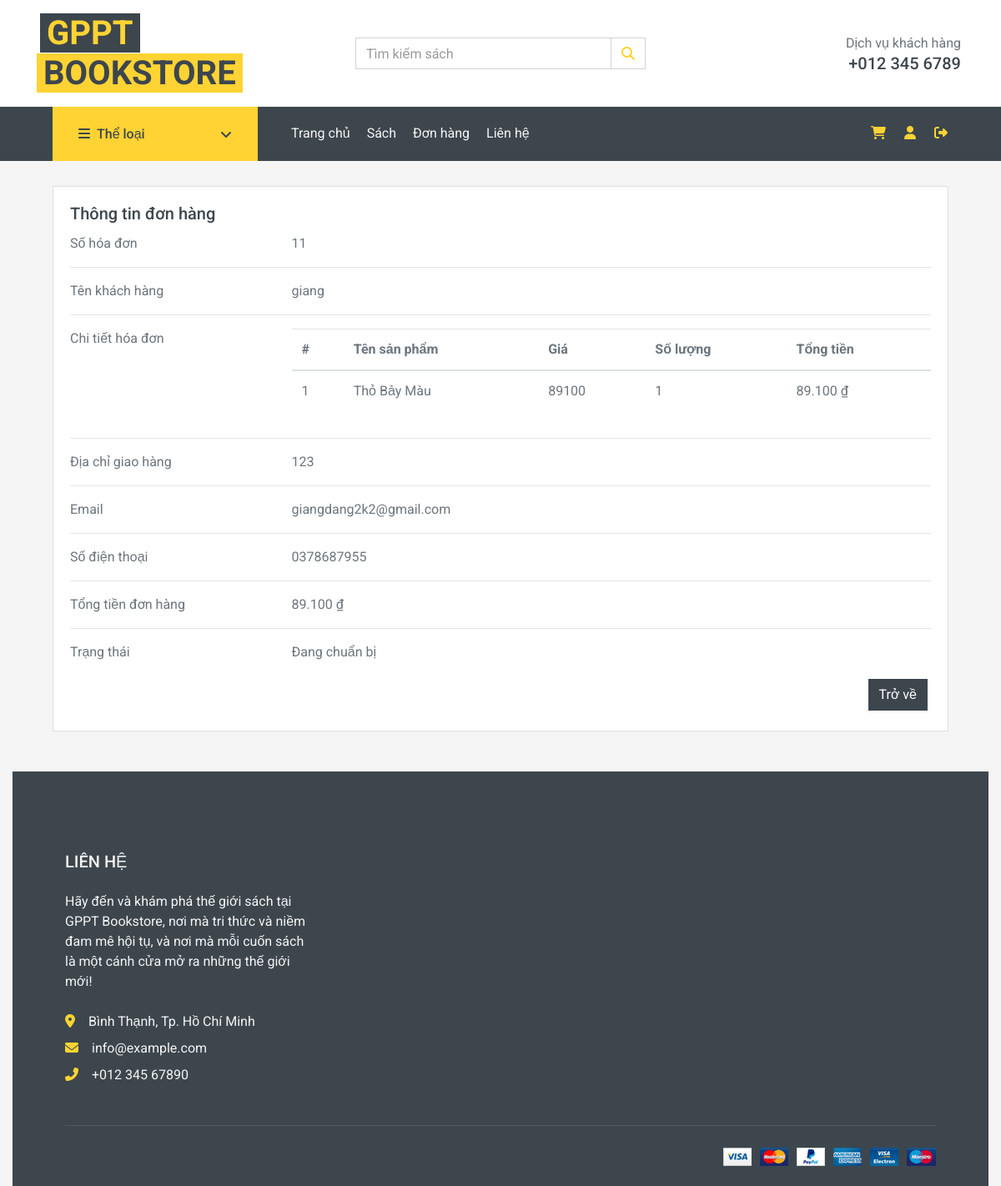
Screenshot of /checkout/detailorder/11 (signed in) with the database file from the repository.
### tables this page shows
CREATE TABLE `orders` (
  `id` int(11) NOT NULL,
  `customerName` varchar(50) NOT NULL,
  `email` varchar(150) NOT NULL,
  `phone` varchar(14) NOT NULL,
  `address` varchar(150) NOT NULL,
  `createDate` date NOT NULL,
  `total` float NOT NULL,
  `status` tinyint(1) NOT NULL,
  `id_user` int(11) NOT NULL
);

### app/controllers/CheckoutController.php (called while the page is built, shortened)
<?php
class CheckoutController
{
    private $ordersModel;
    public function __construct()
    {
        $this->db = (new Database())->getConnection();
        $this->ordersModel = new OrdersModel($this->db);
    }
    public function detailorder($id)
    {
        $orderProducts = $this->ordersModel->getProductsByOrders($id);
        $order = $this->ordersModel->getOdersById($id);
        include_once 'app/views/users/detailorder.php';
    }
}

### index.php (called while the page is built, shortened)
<?php
require_once 'config/database.php';
require_once 'app/models/OrdersModel.php';
$url = $_GET['url'] ?? '';
$url = rtrim($url, '/');
$url = filter_var($url, FILTER_SANITIZE_URL);
$url = explode('/', $url);
$action = isset($url[1]) && $url[1] != '' ? $url[1] : 'index';
$controller = new $controllerName();
call_user_func_array([$controller, $action], array_slice($url, 2));

### config/database.php (called while the page is built, shortened)
<?php
class Database {
    private $host = "localhost";
    private $db_name = "db_bookstore";
    private $username = "root";
    private $password = "";
    public function getConnection() {
        $this->conn = null;
        try {
            $this->conn = new PDO("mysql:host=" . $this->host . ";dbname=" . $this->db_name, $this->username, $this->password);
            $this->conn->exec("set names utf8");
        } catch(PDOException $exception) {
            echo "Connection error: " . $exception->getMessage();
        }
        return $this->conn;
    }
}

### app/models/OrdersModel.php (called while the page is built, shortened)
<?php
class OrdersModel
{
    private $conn;
    private $table_name = "orders";
    public function __construct($db)
    {
        $this->conn = $db;
    }
    public function getOdersById($id)
    {
        $query = "SELECT * FROM " . $this->table_name . " WHERE id = :id";
        $stmt = $this->conn->prepare($query);
        $stmt->bindParam(':id', $id, PDO::PARAM_INT);
        $stmt->execute();
        $results = $stmt->fetch(PDO::FETCH_ASSOC);
        return $results;
    }
    public function getProductsByOrders($id)
    {
        $query = "SELECT p.name, p.price, op.amount, (p.price * op.amount) AS total_price
        FROM orders o
        JOIN orderProduct op ON o.id = op.id_order
        JOIN products p ON p.id = op.id_product
        WHERE o.id = :id";
        $stmt = $this->conn->prepare($query);
        $stmt->bindParam(':id', $id, PDO::PARAM_INT);
        $stmt->execute();
        return $stmt;
    }
}

### app/views/users/detailorder.php (the view, shortened to what this page needs)
<!DOCTYPE html>
<html lang="en">
<head>
    <?php include_once("app/views/users/partical/head.php"); ?>
</head>
<body>
    <?php include_once("app/views/users/partical/header.php"); ?>
    <div class="container-fluid">
        <div class="row px-xl-5">
            <div class="col-lg d-flex align-items-strech">
                <div class="card w-100">
                    <div class="card-body">
                        <div class="d-sm-flex d-block align-items-center justify-content-between mb-9">
                            <div class="mb-3 mb-sm-0">
                                <h5 class="card-title fw-semibold">Thông tin đơn hàng</h5>
                            </div>
                        </div>
                        <div class="row">
                            <div class="col-sm-3">
                                <p class="mb-0">Số hóa đơn</p>
                            </div>
                            <div class="col-sm-9">
                                <p class="text-muted mb-0"><?php echo $order['id'] ?></p>
                            </div>
                        </div>
                        <hr>
                        <div class="row">
                            <div class="col-sm-3">
                                <p class="mb-0">Tên khách hàng</p>
                            </div>
                            <div class="col-sm-9">
                                <p class="text-muted mb-0"><?php echo $order['customerName'] ?></p>
                            </div>
                        </div>
                        <hr>
                        <div class="row">
                            <div class="col-sm-3">
                                <p class="mb-0">Chi tiết hóa đơn</p>
                            </div>
                            <div class="col-sm-9">
                                <div class="mb-3">
                                    <table class="table table-hover">
                                        <thead>
                                            <tr>
                                                <th scope="col">#</th>
                                                <th scope="col">Tên sản phẩm</th>
                                                <th scope="col">Giá</th>
                                                <th scope="col">Số lượng</th>
                                                <th scope="col">Tổng tiền</th>
                                            </tr>
                                        </thead>
                                        <tbody>
                                            <?php $counter = 1;
                                            while ($row = $orderProducts->fetch(PDO::FETCH_ASSOC)) : ?>
                                                <tr>
                                                    <td scope="row"><?php echo $counter; ?></td>
                                                    <td><?php echo $row['name'] ?></td>
                                                    <td><?php echo $row['price'] ?></td>
                                                    <td><?php echo $row['amount'] ?></td>
                                                    <td><?= number_format($row['total_price'], 0, ',', '.') . ' ₫'; ?></td>
                                                </tr>
                                        </tbody>
                                    <?php
                                                $counter++;
                                            endwhile; ?>
                                    </table>
                                </div>
                            </div>
                        </div>
                        <hr>
                        <div class="row">
                            <div class="col-sm-3">
                                <p class="mb-0">Địa chỉ giao hàng</p>
                            </div>
                            <div class="col-sm-9">
                                <p class="text-muted mb-0"><?php echo $order['address'] ?></p>
                            </div>
                        </div>
                        <hr>
                        <div class="row">
                            <div class="col-sm-3">
                                <p class="mb-0">Email</p>
                            </div>
                            <div class="col-sm-9">
                                <p class="text-muted mb-0"><?php echo $order['email'] ?></p>
                            </div>
                        </div>
                        <hr>
                        <div class="row">
                            <div class="col-sm-3">
                                <p class="mb-0">Số điện thoại</p>
                            </div>
                            <div class="col-sm-9">
                                <p class="text-muted mb-0"><?php echo $order['phone'] ?></p>
                            </div>
                        </div>
                        <hr>
                        <div class="row">
                            <div class="col-sm-3">
                                <p class="mb-0">Tổng tiền đơn hàng</p>
                            </div>
                            <div class="col-sm-9">
                                <p class="text-muted mb-0"><?= number_format($order['total'], 0, ',', '.') . ' ₫'; ?></p>
                            </div>
                        </div>
                        <hr>
                        <div class="row">
                            <div class="col-sm-3">
                                <p class="mb-0">Trạng thái</p>
                            </div>
                            <div class="col-sm-9">
                                <div class="mb-3">
                                    <p class="text-muted mb-0"> <?php
                                                                $statusMapping = [
                                                                    1 => 'Đang chuẩn bị',
                                                                    2 => 'Đang giao',
                                                                    3 => 'Đã hoàn thành',
                                                                ];
                                                                $status = $order['status'];
                                                                echo isset($statusMapping[$status]) ? $statusMapping[$status] : 'Trạng thái không xác định';
                                                                ?></p>
                                </div>
                            </div>
                        </div>
                        <div class="d-flex justify-content-end">
                            <a href="/phpbanhang/checkout/listorders" class="btn btn-dark m-1">Trở về</a>
                        </div>
                    </div>
                </div>
            </div>
        </div>
        <?php include_once("app/views/users/partical/footer.php"); ?>
</body>
</html>

### rows the page displays
orders: id "11", customerName "giang", address "123", email "giangdang2k2@gmail.com", phone "0378687955", total "89.100", status "Đang chuẩn bị"

### other values shown
$row['name'] "Thỏ Bảy Màu"
$row['price'] "89100"
$row['amount'] "1"
$row['total_price'] "89.100"
